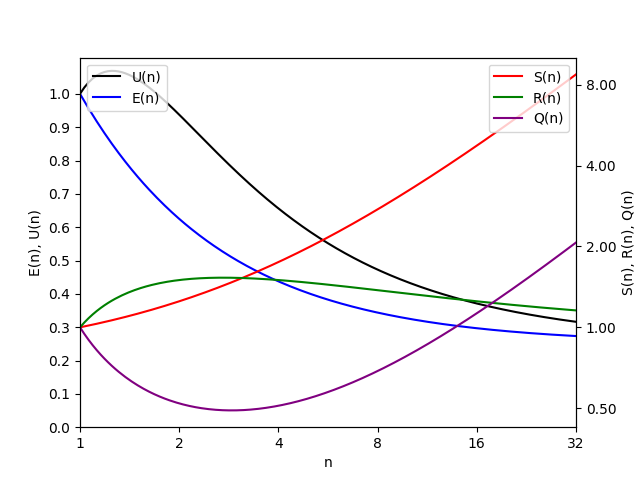

Python code for this plot:
"""Lab 2 SM - Exercise 1"""

import matplotlib.pyplot as plt
import numpy as np

def O1(n):
    return n**3

def On(n):
    return n**3 + n**2 * np.log2(n)

def T1(n):
    return n**3

def Tn(n):
    return (4 * n**3) / (n + 3)

def S(n):
    return T1(n) / Tn(n)

def E(n):
    return S(n) / n

def R(n):
    return On(n) / O1(n)

def U(n):
    return R(n) * E(n)

def Q(n):
    return (S(n) * E(n)) / R(n)

if __name__ == "__main__":
    x = np.linspace(1, 32, 1000)

    fig, ax1 = plt.subplots()

    ax1.set_xscale('log', base=2)
    ax1.set_xlim(1, 32)
    ax1.set_xticks([1, 2, 4, 8, 16, 32])
    ax1.get_xaxis().set_major_formatter(plt.ScalarFormatter())

    ax1.set_xlabel('n')
    ax1.set_ylabel('E(n), U(n)')
    # plot each function
    ax1.plot(x, U(x), color='black', label='U(n)')
    ax1.plot(x, E(x), color='blue', label='E(n)')
    ax1.tick_params(axis='y')

    plt.yticks(np.arange(0, 1.1, 0.1))

    # set legend
    plt.legend(loc='upper left')

    ax2 = ax1.twinx()

    ax2.set_xlabel('n')
    ax2.set_ylabel('S(n), R(n), Q(n)')
    # plot each function
    ax2.plot(x, S(x), color='red', label='S(n)')
    ax2.plot(x, R(x), color='green', label='R(n)')
    ax2.plot(x, Q(x), color='purple', label='Q(n)')
    ax2.tick_params(axis='y')

    # set legend
    plt.legend(loc='upper right')

    # set log scale with numbers instead of 2^x
    ax2.set_yscale('log', base=2)
    ax2.yaxis.set_major_formatter(plt.ScalarFormatter())

    plt.savefig('ex1.png')
